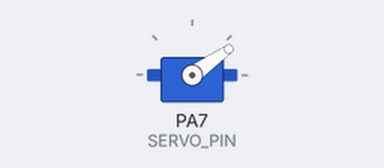
Bench run of a sketch on a simulated STM32 Blue Pill. On the bench: servo.

Above: at 0.15 s.
At 0.55 s:
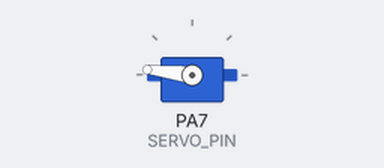
At 2.6 s:
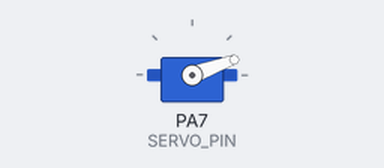
Timing chart, 0 to 5.9 s (numbered marks = the images above):
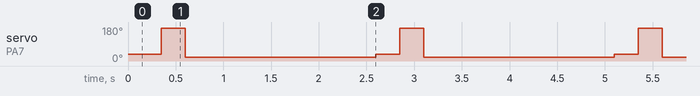

Measured:
- by itself, servo on PA7 (SERVO_PIN): repeats every 2.5 s: 20° 2.0 s, 35° 0.25 s, 173° 0.25 s

The sketch:

main.ino
```cpp
#include <Servo.h>

#define SERVO_PIN PA7

#define SerialMon Serial

Servo servo;

void setup()
{
    SerialMon.begin(115200);
    delay(100);
    while (!SerialMon)
    {
        ;
    }
    servo.attach(SERVO_PIN);
}

void loop()
{
    servo.write(35);
    delay(250);
    servo.write(173);
    delay(250);
    servo.write(20);
    delay(2000);
}
```
